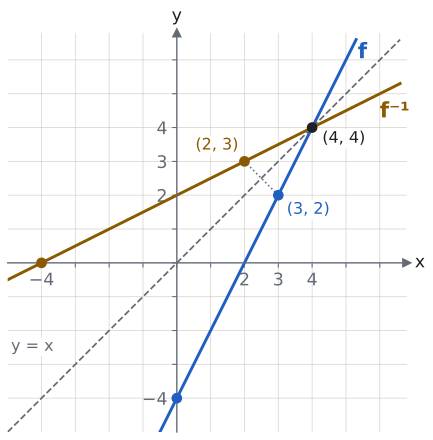

The script that drew this image:
import sys; sys.path.insert(0, "tools")
from cizim import *

# f(x) = 2x − 4 (mavi), f⁻¹(x) = x/2 + 2 (sarı), y = x (gri kesikli). (3, 2) ∈ f, (2, 3) ∈ f⁻¹. Kesişim (4, 4).
fig, ax = sekil(5.4, 5.4)
eksenler(ax, x=(-5, 6.8), y=(-5, 6.8))
ax.set_aspect("equal")
ax.set_xticks(range(-4, 7)); ax.set_xticklabels(["−4" if k == -4 else str(k) if k in (2, 3, 4) else "" for k in range(-4, 7)])
ax.set_yticks(range(-4, 7)); ax.set_yticklabels(["−4" if k == -4 else str(k) if k in (2, 3, 4) else "" for k in range(-4, 7)])
xs = np.linspace(-5, 6.6, 10); ax.plot(xs, xs, color=SOLUK, lw=1.3, ls="--")
xs = np.linspace(-0.5, 5.3, 10); ax.plot(xs, 2 * xs - 4, color=MAVI)
xs = np.linspace(-5, 6.6, 10); ax.plot(xs, xs / 2 + 2, color=SARI)
ax.text(5.35, 6.05, "f", color=MAVI, fontsize=16, fontweight="bold")
ax.text(6.0, 4.3, "f⁻¹", color=SARI, fontsize=16, fontweight="bold")
ax.text(-4.9, -2.6, "y = x", color=SOLUK, fontsize=12, bbox=dict(facecolor="white", edgecolor="none", pad=1, alpha=0.9))
kutu = dict(facecolor="white", edgecolor="none", pad=1.5, alpha=0.9)
nokta(ax, 3, 2, renk=MAVI); nokta(ax, 2, 3, renk=SARI); nokta(ax, 4, 4, renk=YAZI)
ax.plot([3, 2], [2, 3], color=SOLUK, lw=1.2, ls=":")
ax.text(3.25, 1.45, "(3, 2)", color=MAVI, fontsize=12, bbox=kutu)
ax.text(0.55, 3.35, "(2, 3)", color=SARI, fontsize=12, bbox=kutu)
ax.text(4.3, 3.55, "(4, 4)", color=YAZI, fontsize=12, bbox=kutu)
nokta(ax, 0, -4, renk=MAVI); nokta(ax, -4, 0, renk=SARI)
kaydet(fig, __file__)
